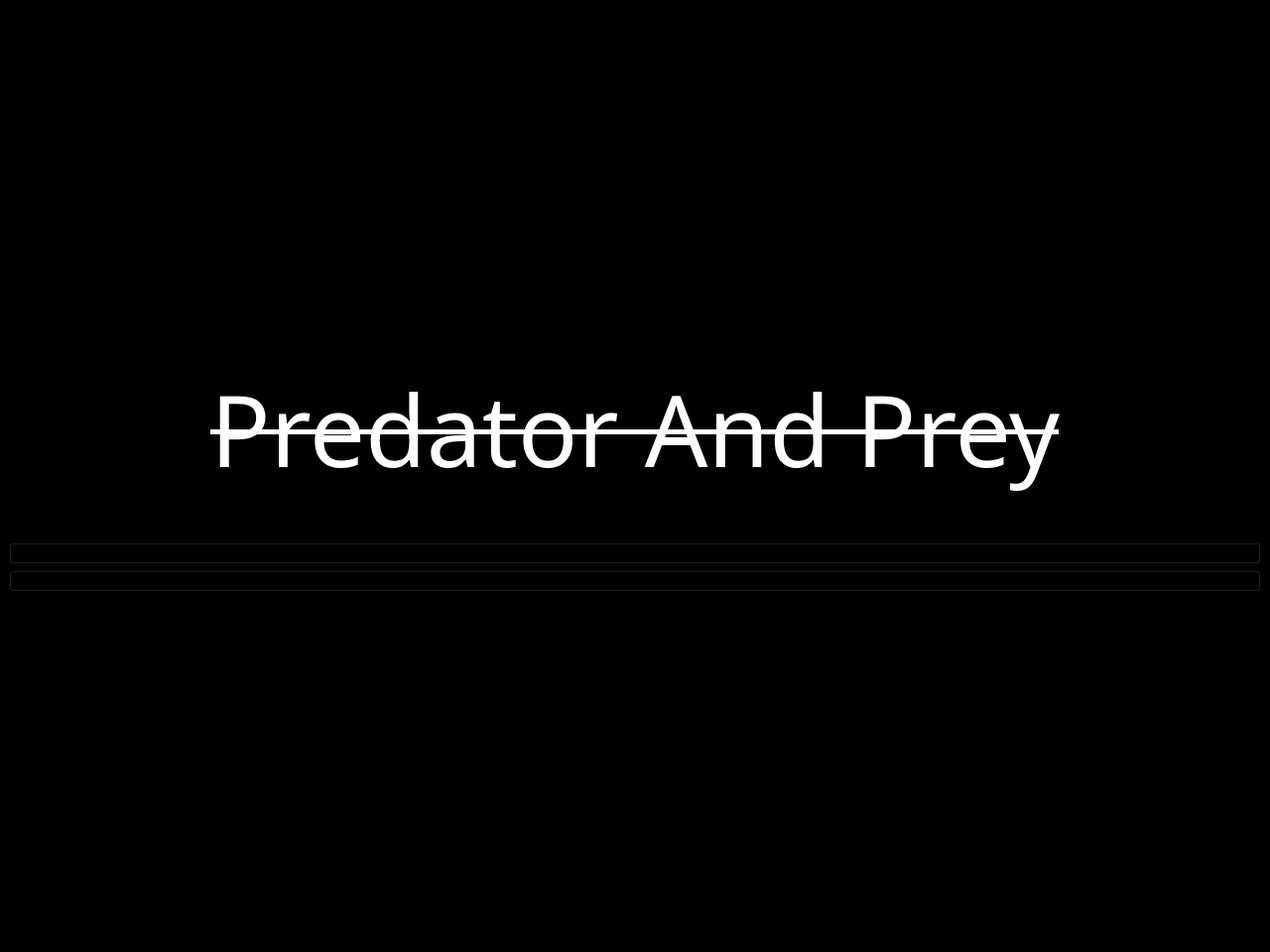
<?xml version="1.0" encoding="UTF-8"?>
<ui version="4.0">
 <class>MainMenu</class>
 <widget class="QMainWindow" name="MainMenu">
  <property name="geometry">
   <rect>
    <x>0</x>
    <y>0</y>
    <width>1280</width>
    <height>960</height>
   </rect>
  </property>
  <property name="windowTitle">
   <string>MainWindow</string>
  </property>
  <widget class="QWidget" name="centralwidget">
   <property name="styleSheet">
    <string notr="true">background-color: rgb(0, 0, 0);</string>
   </property>
   <layout class="QVBoxLayout" name="verticalLayout">
    <item>
     <spacer name="verticalSpacer_2">
      <property name="orientation">
       <enum>Qt::Vertical</enum>
      </property>
      <property name="sizeHint" stdset="0">
       <size>
        <width>20</width>
        <height>40</height>
       </size>
      </property>
     </spacer>
    </item>
    <item>
     <widget class="QLabel" name="label">
      <property name="font">
       <font>
        <family>October Crow</family>
        <pointsize>75</pointsize>
        <italic>false</italic>
        <bold>false</bold>
        <strikeout>true</strikeout>
       </font>
      </property>
      <property name="styleSheet">
       <string notr="true">color: white;</string>
      </property>
      <property name="text">
       <string>Predator And Prey</string>
      </property>
      <property name="alignment">
       <set>Qt::AlignCenter</set>
      </property>
     </widget>
    </item>
    <item>
     <spacer name="verticalSpacer_3">
      <property name="orientation">
       <enum>Qt::Vertical</enum>
      </property>
      <property name="sizeType">
       <enum>QSizePolicy::Fixed</enum>
      </property>
      <property name="sizeHint" stdset="0">
       <size>
        <width>20</width>
        <height>40</height>
       </size>
      </property>
     </spacer>
    </item>
    <item>
     <widget class="QPushButton" name="pushButton">
      <property name="text">
       <string/>
      </property>
      <property name="icon">
       <iconset resource="resources.qrc">
        <normaloff>:/images/Large Buttons/Play Button.png</normaloff>:/images/Large Buttons/Play Button.png</iconset>
      </property>
      <property name="iconSize">
       <size>
        <width>300</width>
        <height>100</height>
       </size>
      </property>
     </widget>
    </item>
    <item>
     <widget class="QPushButton" name="pushButton_2">
      <property name="text">
       <string/>
      </property>
      <property name="icon">
       <iconset resource="resources.qrc">
        <normaloff>:/images/Large Buttons/Quit Button.png</normaloff>:/images/Large Buttons/Quit Button.png</iconset>
      </property>
      <property name="iconSize">
       <size>
        <width>300</width>
        <height>100</height>
       </size>
      </property>
     </widget>
    </item>
    <item>
     <spacer name="verticalSpacer">
      <property name="orientation">
       <enum>Qt::Vertical</enum>
      </property>
      <property name="sizeHint" stdset="0">
       <size>
        <width>20</width>
        <height>40</height>
       </size>
      </property>
     </spacer>
    </item>
   </layout>
  </widget>
 </widget>
 <resources>
  <include location="resources.qrc"/>
 </resources>
 <connections/>
</ui>
